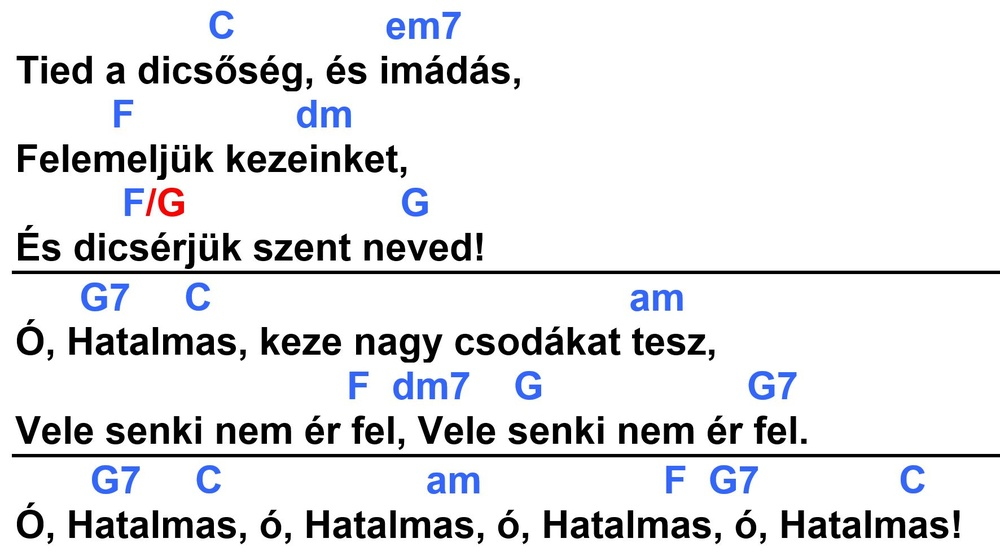
#> input picture ImageProcessing/samples/images/Tied a dicsőség.JPG, 1000 x 556 px, shrunk from 1772 x 986 before the run
$ jupyter execute image_process.ipynb
#> lines starting #> are read from the running program, lines starting #| are printed output that depends on the picture; after the words box and inside, x2 and y2 are one past the last pixel; in counts of white or black regions, pixels touching at a corner belong together
[cell 1]
import cv2
import numpy as np
import matplotlib
import matplotlib.pyplot as plt


import rdflib as rdf
import pytesseract
import os
from pathlib import Path

[cell 2]
index = 0
low_blue_arr = [86, 144, 43]
high_blue_arr = [135, 255, 255]
im_path = r'../samples/images/Tied a dicsőség.JPG'

[cell 3]
stream = open(im_path, "rb")
bytes = bytearray(stream.read())
numpyarray = np.asarray(bytes, dtype=np.uint8)
this_img = cv2.imdecode(numpyarray, cv2.IMREAD_UNCHANGED)
#> this_img is the input picture: shape (556, 1000, 3); mean B, G, R 232.6, 230.5, 229.9

[cell 4]
# [63 lines left out: function read_file, not called in this run]

[cell 5]
def show_img(pic = this_img):
    lower_blue = np.array(low_blue_arr)
    upper_blue = np.array(high_blue_arr)

    # Convert the image to gray scale
    hsv = cv2.cvtColor(pic, cv2.COLOR_BGR2HSV)
#> hsv: shape (556, 1000, 3); mean H, S, V 6, 3.6, 232.8

    # plt.rcParams['figure.figsize'] = [16,14]
    # plt.show(hsv)
    # plt.savefig(rf'../samples/recognized_texts/images/hsv_image.png')

    mask = cv2.inRange(hsv, lower_blue, upper_blue)
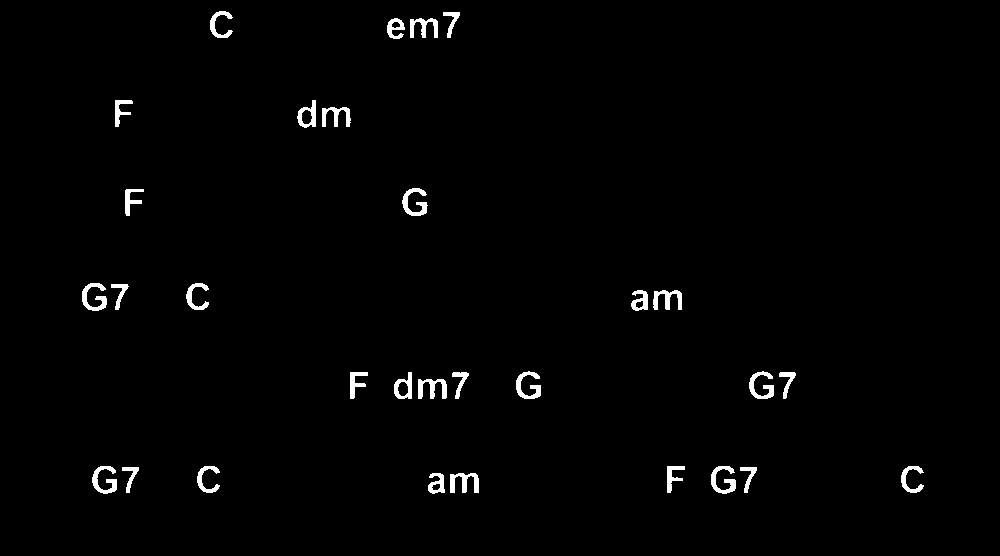
#> mask: shape (556, 1000); 1.4% white; 30 white regions, largest, box (x1, y1, x2, y2) and area: (82, 283, 107, 311) 332, (711, 466, 736, 494) 332, (402, 188, 428, 216) 330

        # Performing OTSU threshold
    mask_inv = cv2.bitwise_not(mask)
    ret, thresh1 = cv2.threshold(mask, 0, 255, cv2.THRESH_OTSU |cv2.THRESH_OTSU)
#> ret = 0
    rect_kernel = cv2.getStructuringElement(cv2.MORPH_RECT, (28, 28))

    # Appplying dilation on the threshold image
    dilation = cv2.dilate(mask, rect_kernel, iterations = 1)
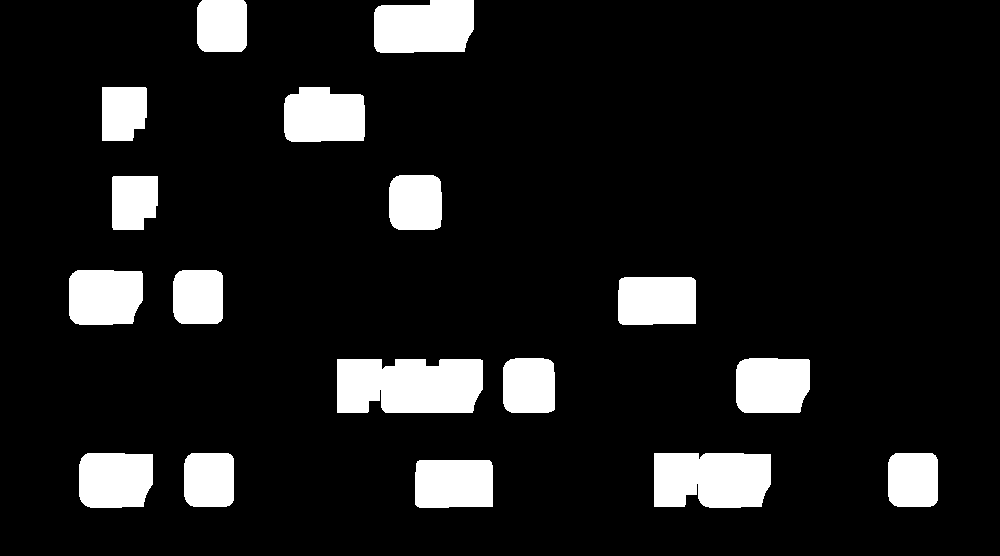
#> dilation: shape (556, 1000); 11% white; 17 white regions

    # Finding contours
    contours, hierarchy = cv2.findContours(dilation, cv2.RETR_LIST, cv2.CHAIN_APPROX_SIMPLE)
#> contours = 17 contours; largest, box (x1, y1, x2, y2) and area: (337, 359, 483, 413) 7150, (654, 453, 771, 508) 5807, (374, 0, 474, 53) 4652, (284, 87, 365, 142) 3872, (736, 358, 810, 413) 3702
    plt.imshow(dilation)
    # plt.imsave(arr=hsv, fname=rf'../samples/recognized_texts/images/hsv_image.png')

    # read_file(thresh1, im_path[18:].replace('.JPG', ''), contours)

$ run again, with ImageProcessing/samples/images/27. zsoltár.JPG copied over ImageProcessing/samples/images/Tied a dicsőség.JPG
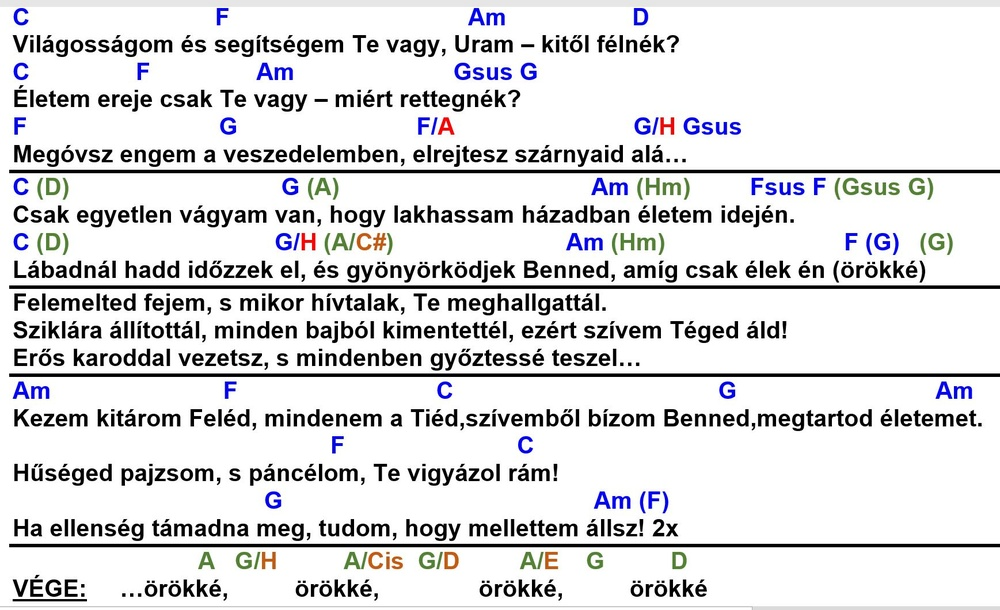
#> input picture ImageProcessing/samples/images/27. zsoltár.JPG, 1000 x 610 px, shrunk from 1737 x 1060 before the run
#> this_img is the input picture: shape (610, 1000, 3); mean B, G, R 223.5, 222.2, 222.2
#> hsv: shape (610, 1000, 3); mean H, S, V 8.6, 4.6, 224.5
#> in show_img, `mask = cv2.inRange(hsv, lower_blue, upper_blue)`:
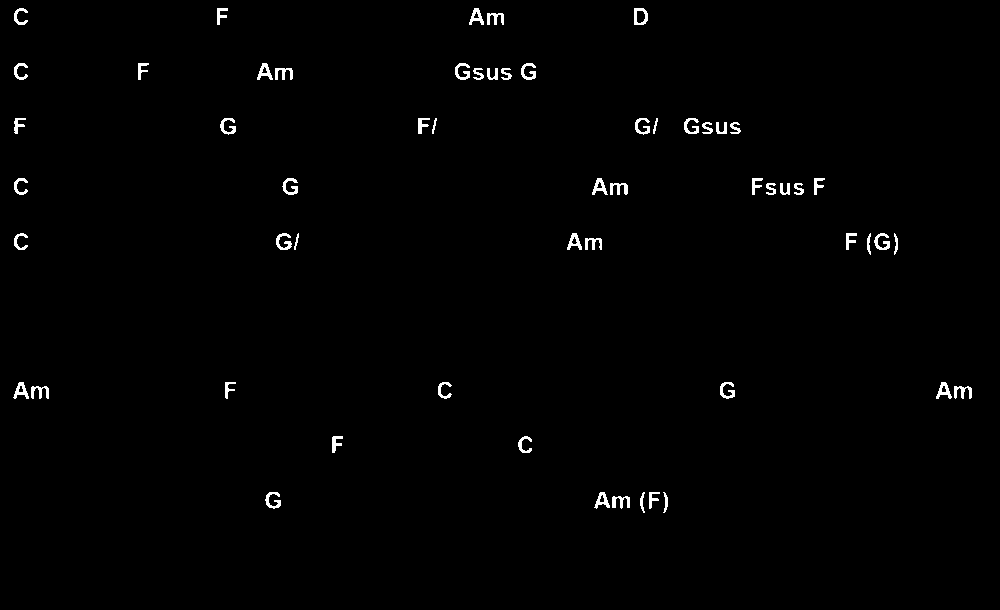
#> mask: shape (610, 1000); 0.94% white; 57 white regions, largest, box (x1, y1, x2, y2) and area: (276, 233, 292, 250) 136, (634, 8, 648, 25) 135, (282, 178, 298, 195) 135
#> ret = 0
#> in show_img, `dilation = cv2.dilate(mask, rect_kernel, iterations = 1)`:
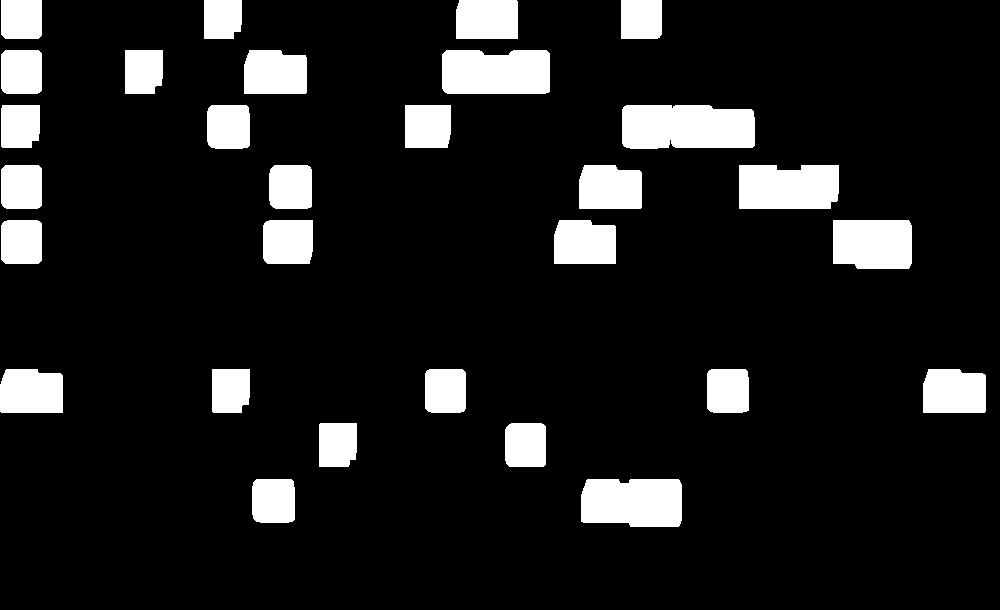
#> dilation: shape (610, 1000); 11.4% white; 29 white regions
#> contours = 29 contours; largest, box (x1, y1, x2, y2) and area: (622, 105, 755, 149) 5346, (442, 50, 550, 94) 4434, (581, 479, 682, 527) 4404, (739, 165, 839, 209) 4070, (833, 220, 912, 269) 3616

$ run again, with ImageProcessing/samples/images/Amim van.JPG copied over ImageProcessing/samples/images/Tied a dicsőség.JPG
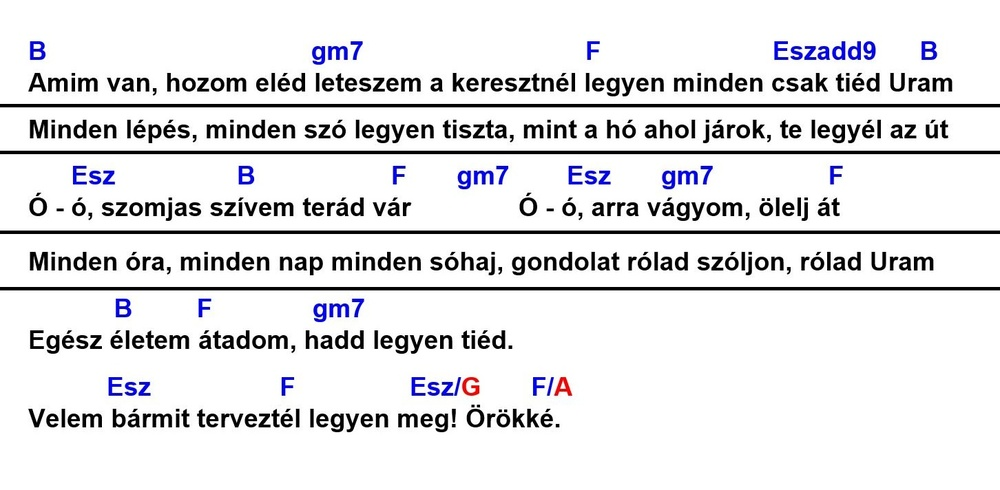
#> input picture ImageProcessing/samples/images/Amim van.JPG, 1000 x 490 px, shrunk from 1452 x 712 before the run
#> this_img is the input picture: shape (490, 1000, 3); mean B, G, R 230.3, 228.4, 228.5
#> hsv: shape (490, 1000, 3); mean H, S, V 5.8, 3.1, 230.5
#> in show_img, `mask = cv2.inRange(hsv, lower_blue, upper_blue)`:
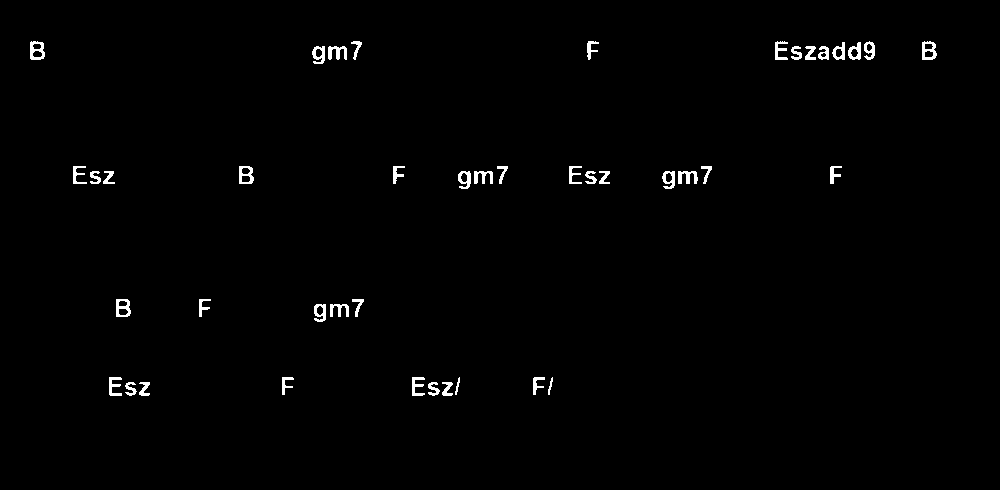
#> mask: shape (490, 1000); 1% white; 43 white regions, largest, box (x1, y1, x2, y2) and area: (30, 41, 45, 60) 175, (922, 41, 937, 60) 170, (116, 299, 131, 317) 166
#> ret = 0
#> in show_img, `dilation = cv2.dilate(mask, rect_kernel, iterations = 1)`:
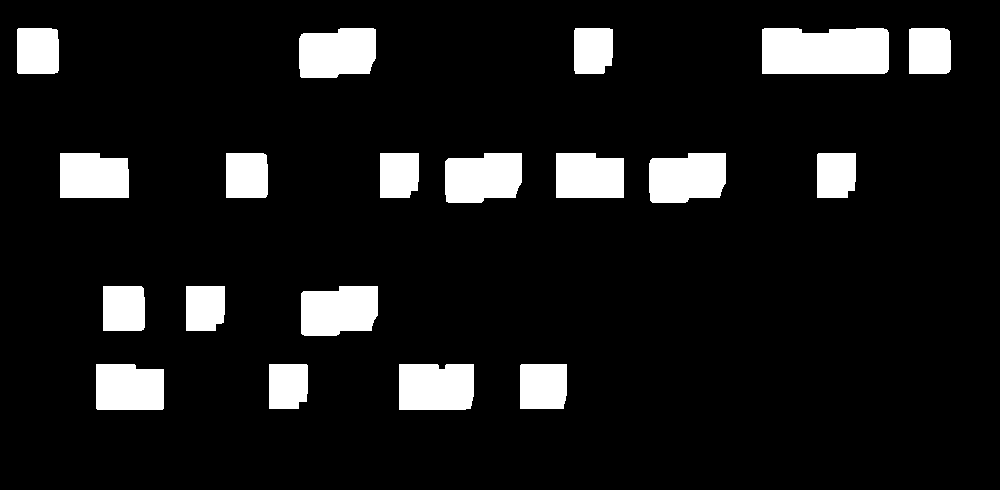
#> dilation: shape (490, 1000); 10.1% white; 19 white regions
#> contours = 19 contours; largest, box (x1, y1, x2, y2) and area: (762, 28, 889, 74) 5486, (299, 28, 376, 78) 3302, (301, 286, 378, 336) 3275, (649, 153, 726, 203) 3271, (445, 153, 522, 203) 3266

$ run again, with ImageProcessing/samples/images/Biztos pont vagy Jézus.JPG copied over ImageProcessing/samples/images/Tied a dicsőség.JPG
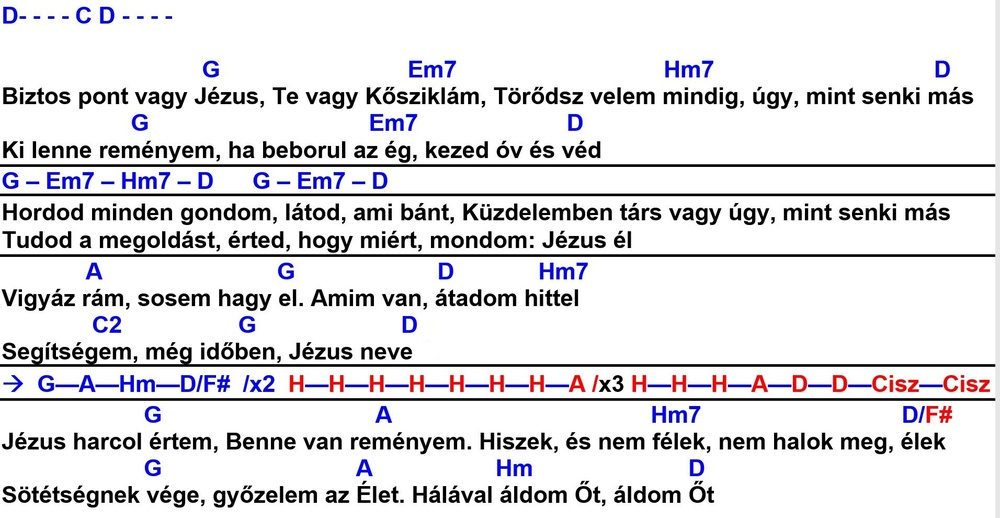
#> input picture ImageProcessing/samples/images/Biztos pont vagy Jézus.JPG, 1000 x 518 px, shrunk from 1912 x 990 before the run
#> this_img is the input picture: shape (518, 1000, 3); mean B, G, R 226.9, 224, 225
#> hsv: shape (518, 1000, 3); mean H, S, V 11.6, 6.5, 228.1
#> in show_img, `mask = cv2.inRange(hsv, lower_blue, upper_blue)`:
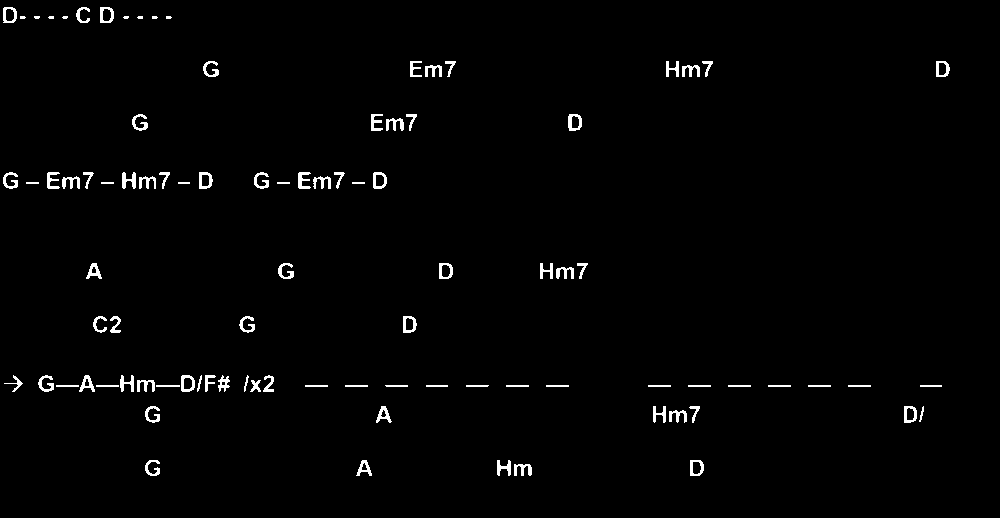
#> mask: shape (518, 1000); 1.5% white; 93 white regions (8 under 20 px), largest, box (x1, y1, x2, y2) and area: (122, 172, 136, 189) 140, (568, 114, 582, 131) 139, (199, 172, 213, 189) 134
#> ret = 0
#> in show_img, `dilation = cv2.dilate(mask, rect_kernel, iterations = 1)`:
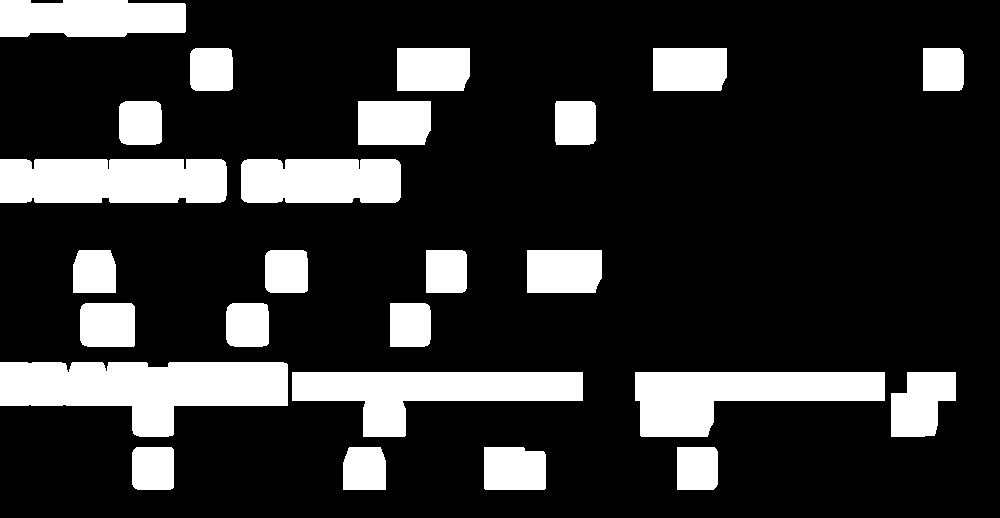
#> dilation: shape (518, 1000); 19% white; 25 white regions
#> contours = 25 contours; largest, box (x1, y1, x2, y2) and area: (0, 362, 288, 437) 13404, (292, 372, 583, 437) 9607, (635, 372, 885, 437) 9550, (0, 159, 227, 203) 9508, (241, 159, 401, 203) 6681
